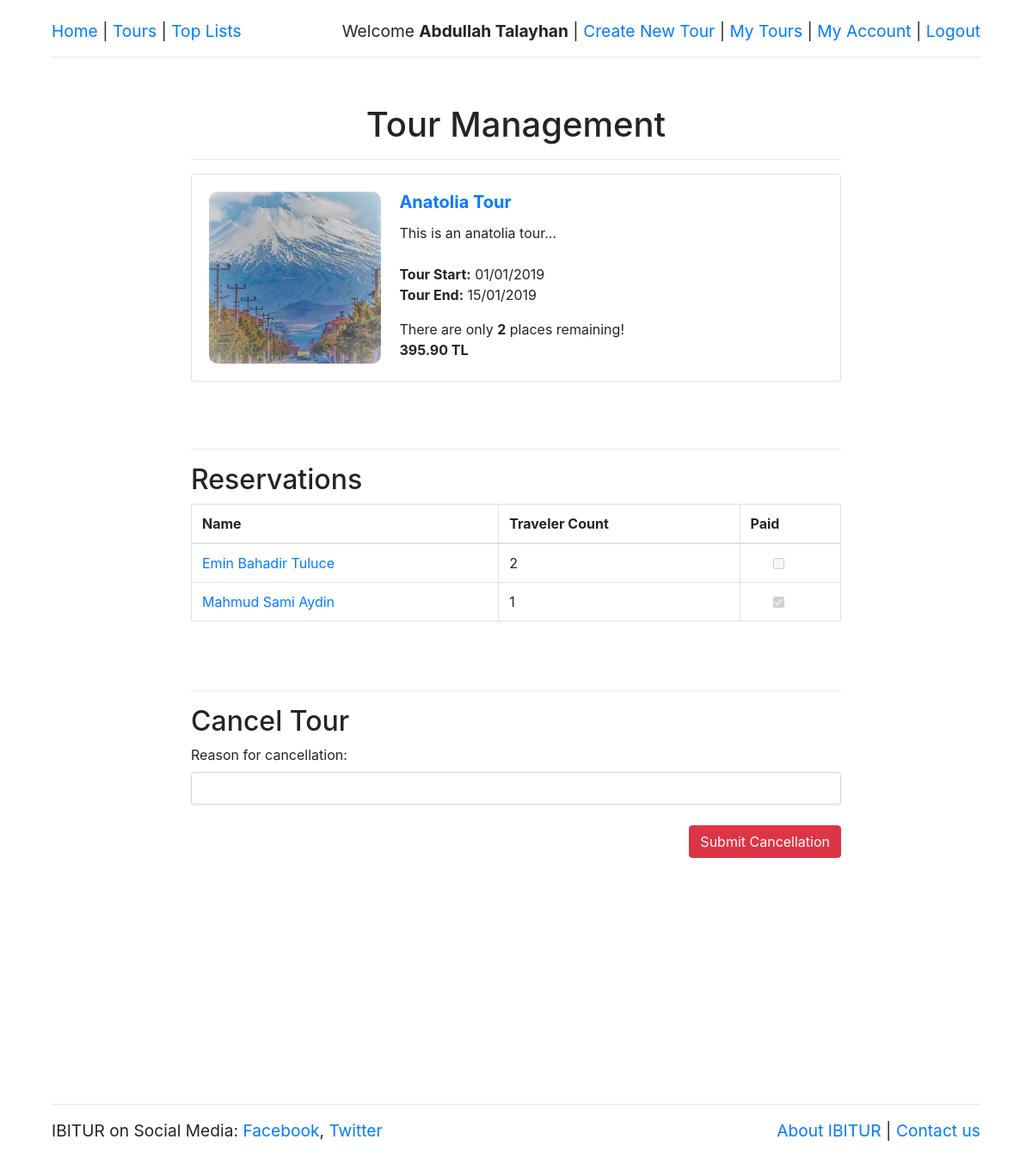
Page /website/manage_tour.php?id=1 (signed in) on the committed database.
### tables this page shows
CREATE TABLE Reservation (
    ID INTEGER PRIMARY KEY AUTO_INCREMENT,
    customer_ID INTEGER,
    tour_ID INTEGER,
    issue_date DATETIME NOT NULL,
    payment_status VARCHAR(6) NOT NULL,
    cancel_date DATETIME,
    FOREIGN KEY (customer_ID) REFERENCES CustomerAccount(ID),
    FOREIGN KEY (tour_ID) REFERENCES Tour(ID)
);

### website/util/session.php (called while the page is built, shortened)
<?php
   if(isset($_SESSION['session_username'])
      && isset($_SESSION['session_fullname'])
      && isset($_SESSION['session_is_staff'])
      && isset($_SESSION['session_id'])) {
      $logged_in = true;
      $current_fullname = $_SESSION['session_fullname'];
      $current_is_staff = $_SESSION['session_is_staff'];
   }
?>

### website/manage_tour.php (the view, shortened to what this page needs)
<?php
  include('util/session.php');
  include('util/visuals.php');
?>
<html>
  <head>
    <link rel="stylesheet" href="style/style.css"/>
    <link rel="stylesheet" href="lib/bootstrap.min.css"/>
  </head>
  <body class="content">
    <?php
      if ($logged_in && $current_is_staff) {
        echo get_header($current_fullname, $current_is_staff);
      } else {
        header("location: login.php");
      }
      $tour_found = true;
      $tour_is_cancelled = false;
      $tour_cancel_reason = "";
      if (isset($_GET['id'])) {
        $tour_id = $_GET['id'];
        $tour_preview_query = "SELECT * FROM TourPreview WHERE tour_ID = $tour_id";
        $tour_preview_result = mysqli_query($db, $tour_preview_query);
        if ($tour_preview_result && mysqli_num_rows($tour_preview_result) == 1) {
          $result_row = $tour_preview_result->fetch_assoc();
          $tour_name = $result_row["name"];
          $tour_description = $result_row["description"];
          $tour_image_path = $result_row["image_path"];
          $tour_price = $result_row["price"];
          $tour_start_date = $result_row["start_date"];
          $tour_end_date = $result_row["end_date"];
          $tour_remaining_quota = $result_row["remaining_quota"];
          $reservations_query = "SELECT Account.ID AS customer_ID,
            first_name, middle_name, last_name, payment_status, dependent_count
            FROM Reservation, Account, DependentCounts
            WHERE Reservation.tour_ID = $tour_id
            AND Reservation.customer_ID = Account.ID
            AND Reservation.ID = DependentCounts.reservation_ID";
          $reservations_result = mysqli_query($db, $reservations_query);
          $reservation_rows = "";
          while ($row = $reservations_result->fetch_assoc()) {
            $customer_fullname = $row["first_name"] . " " . $row["middle_name"] . " " . $row["last_name"];
            $has_paid = ($row["payment_status"] == "PAID");
            $reservation_rows .= createReservationRow($row["customer_ID"], $customer_fullname,
              $row["dependent_count"] + 1, $has_paid);
          }
        } else {
          $tour_found = false;
        }
      } else {
        $tour_found = false;
      }
    ?>
    <div class="inner-content">
      <h1>Tour Management</h1>
      <hr>
      <?php
        if (!$tour_found) {
          echo "<h2>The tour is not found.<h2>";
        } else {
          $cancel_indicator = $tour_is_cancelled ? " [CANCELLED]" : "";
          $tour_summary_card = get_tour_summary_card($tour_id, $tour_name . $cancel_indicator,
              $tour_image_path, $tour_start_date, $tour_end_date, $tour_description,
              $tour_price, $tour_remaining_quota);
          echo "
            $tour_summary_card
            <br><hr>
            <h2>Reservations</h2>
            <div>
              <table class='table table-bordered'>
              <thead>
                <tr>
                <th>Name</th>
                <th>Traveler Count</th>
                <th>Paid</th>
                </tr>
              </thead>
              <tbody>
                $reservation_rows
              </tbody>
              </table>
            </div>
            <br><br>
            <hr>
          ";
          if ($tour_is_cancelled) {
            echo "
              <h2>Cancel Info</h2>
              <div>
                $tour_cancel_reason
              </div>
            ";
          } else {
            echo "
              <h2>Cancel Tour</h2>
              <div>
                <form name='cancel-form' action='' method='post'>
                  <label>Reason for cancellation:</label>
                  <input required class='form-control' type='text' name='cancel_reason'/><br>
                  <input class='right btn btn-danger' type='submit' value='Submit Cancellation'/>
                </form>
              </div>
            ";
          }
        }
      ?>
    </div>
    <?php
      function createReservationRow($customer_id, $customer_fullname, $traveler_count, $has_paid) {
        $paid_checked = $has_paid ? "checked" : "";
        return "
          <tr>
            <td><a href='customer_profile.php?id=$customer_id'>$customer_fullname</a></td>
            <td>$traveler_count</td>
            <td class='paid-checkbox'><input class='form-check-input' type='checkbox'
              $paid_checked disabled></td>
          </tr>
        ";
      }
      echo get_footer();
    ?>
  </body>
</html>

### website/style/style.css (style rules this page uses)
h1 { text-align: center; }
.content { margin-left: 5%; margin-right: 5%; }
.right { float: right; }
table, th, td { border: 1px solid black; border-collapse: collapse; }
th, td { padding: 15px; text-align: left; }
table { width: 100%; background-color: #56ebf1; }
.inner-content { margin-right: auto; margin-left: auto; margin-top: 5%; width: 70%; }
.paid-checkbox { text-align: center; }

### rows in the picture
reservation: customer_fullname "Emin Bahadir Tuluce", traveler_count "2"
reservation: customer_fullname "Mahmud Sami Aydin", traveler_count "1"

### other values in the picture
$username "Abdullah Talayhan"
$name "Anatolia Tour"
$description "This is an anatolia tour..."
$start_date "01/01/2019"
$end_date "15/01/2019"
$remaining_quota "2"
$price "395.90"
